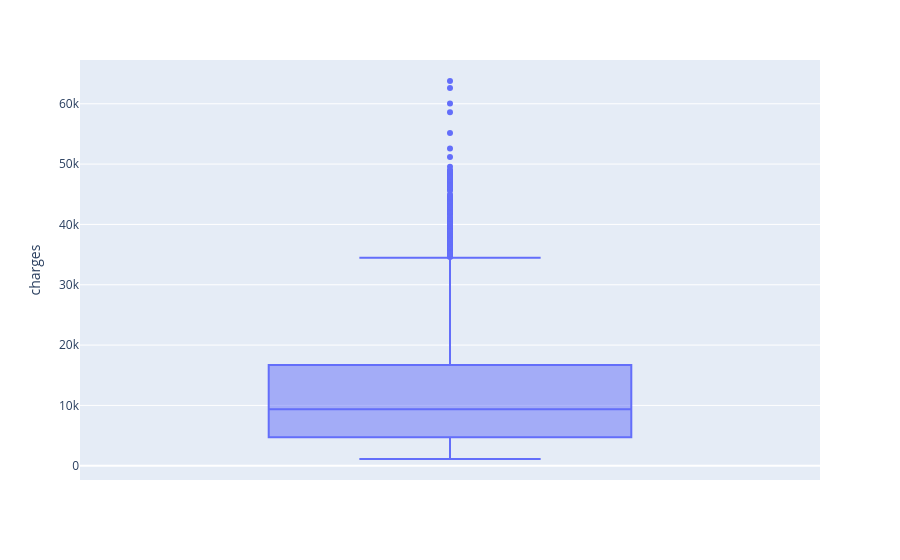

The notebook cell saved with this chart:
### Code cell
import plotly.express as px

boxplot = px.box(df, y='charges')
boxplot.show()

### Figure 1 — Plotly figure (JSON) as saved in the notebook; plotly's stock layout.template omitted (floating-point values rounded to 4 significant figures; data arrays with more than 128 entries replaced by an {"elided": "..."} marker saying what was removed)
{"data": [{"alignmentgroup": "True", "hovertemplate": "charges=%{y}<extra></extra>", "legendgroup": "", "marker": {"color": "#636efa"}, "name": "", "notched": false, "offsetgroup": "", "orientation": "v", "showlegend": false, "type": "box", "x0": " ", "xaxis": "x", "y": {"elided": "1337 float values"}, "y0": " ", "yaxis": "y"}], "layout": {"boxmode": "group", "legend": {"tracegroupgap": 0}, "margin": {"t": 60}, "xaxis": {"anchor": "y", "domain": [0, 1]}, "yaxis": {"anchor": "x", "domain": [0, 1], "title": {"text": "charges"}}}}
